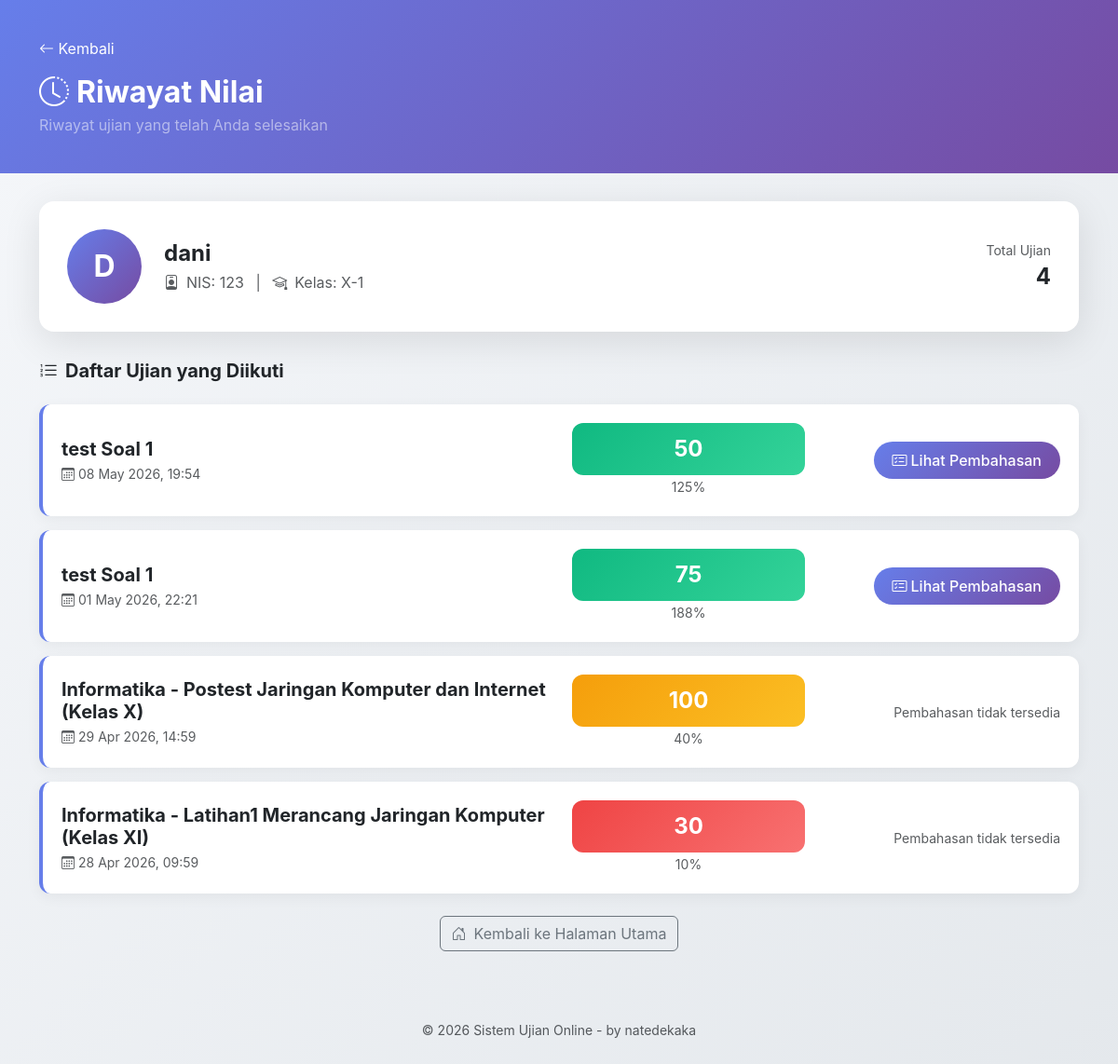
The page /riwayat.php?nis=123 on the database its author committed.
### tables this page shows
CREATE TABLE `hasil_ujian` (
  `id` int NOT NULL AUTO_INCREMENT,
  `id_ujian` int NOT NULL,
  `nis` varchar(50) NOT NULL,
  `nama` varchar(100) NOT NULL,
  `kelas` varchar(50) NOT NULL,
  `total_skor` int DEFAULT '0',
  `skor_awal` int DEFAULT NULL,
  `waktu_submit` datetime DEFAULT CURRENT_TIMESTAMP,
  `detail_jawaban` text,
  `device_fingerprint` varchar(64) DEFAULT NULL,
  `ip_address` varchar(45) DEFAULT NULL,
  `total_violations` int DEFAULT '0',
  `submitted_at` datetime DEFAULT NULL,
  PRIMARY KEY (`id`),
  KEY `id_ujian` (`id_ujian`),
  KEY `idx_ujian_nis` (`id_ujian`,`nis`),
  CONSTRAINT `hasil_ujian_ibfk_1` FOREIGN KEY (`id_ujian`) REFERENCES `ujian` (`id`) ON DELETE CASCADE
);

CREATE TABLE `ujian` (
  `id` int NOT NULL AUTO_INCREMENT,
  `judul_ujian` varchar(255) NOT NULL,
  `deskripsi` text,
  `status` enum('aktif','nonaktif') DEFAULT 'nonaktif',
  `tgl_dibuat` datetime DEFAULT CURRENT_TIMESTAMP,
  `updated_at` timestamp NULL DEFAULT CURRENT_TIMESTAMP ON UPDATE CURRENT_TIMESTAMP,
  `kode_ujian` varchar(20) DEFAULT NULL,
  `allow_ip` text,
  `enable_browser_lock` enum('ya','tidak') DEFAULT 'tidak',
  `max_violations` int DEFAULT '10',
  `enable_device_check` enum('ya','tidak') DEFAULT 'tidak',
  `waktu_tersedia` int DEFAULT '0',
  `acak_soal` enum('ya','tidak') DEFAULT 'tidak',
  `acak_opsi` enum('ya','tidak') DEFAULT 'tidak',
  `tampilkan_review` enum('ya','tidak') DEFAULT 'tidak',
  `tampilkan_skor` enum('ya','tidak') DEFAULT 'ya',
  PRIMARY KEY (`id`),
  KEY `idx_ujian_status` (`status`,`tgl_dibuat` DESC)
);

### riwayat.php (the view, shortened to what this page needs)
<?php
require_once 'config/init_sekolah.php';
$nis = trim($_GET['nis']);
$has_review_col = false;
$result_cols = $conn->query("SHOW COLUMNS FROM ujian LIKE 'tampilkan_review'");
if ($result_cols && $result_cols->num_rows > 0) {
    $has_review_col = true;
}
if ($has_review_col) {
    $stmt = $conn->prepare("
        SELECT h.*, u.judul_ujian, u.tampilkan_review
        FROM hasil_ujian h
        JOIN ujian u ON h.id_ujian = u.id
        WHERE h.nis = ?
        ORDER BY h.waktu_submit DESC
    ");
}
$stmt->bind_param("s", $nis);
$stmt->execute();
$result = $stmt->get_result();
$riwayat_list = [];
while ($row = $result->fetch_assoc()) {
    $riwayat_list[] = $row;
}
$stmt = $conn->prepare("SELECT DISTINCT nama, kelas FROM hasil_ujian WHERE nis = ? LIMIT 1");
$stmt->bind_param("s", $nis);
$stmt->execute();
$result = $stmt->get_result();
$siswa = $result->fetch_assoc();
?>
<!DOCTYPE html>
<html lang="id">
<head>
    <link href="vendor/bootstrap/bootstrap.min.css" rel="stylesheet">
    <link rel="stylesheet" href="vendor/bootstrap-icons/bootstrap-icons.min.css">
</head>
<body>
    <div class="hero-section">
        <div class="container">
            <a href="index.php" class="text-white text-decoration-none mb-3 d-inline-block">
                <i class="bi bi-arrow-left"></i> Kembali
            </a>
            <div class="row align-items-center">
                <div class="col-md-8">
                    <h2 class="text-white fw-bold mb-1">
                        <i class="bi bi-clock-history me-2"></i>Riwayat Nilai
                    </h2>
                    <p class="text-white-50 mb-0">Riwayat ujian yang telah Anda selesaikan</p>
                </div>
            </div>
        </div>
    </div>
    <div class="container pb-5">
        <?php if ($siswa): ?>
        <div class="profile-card">
            <div class="row align-items-center">
                <div class="col-auto">
                    <div class="profile-avatar">
                        <?= strtoupper(substr($siswa['nama'] ?? 'S', 0, 1)) ?>
                    </div>
                </div>
                <div class="col">
                    <h4 class="fw-bold mb-1"><?= htmlspecialchars($siswa['nama']) ?></h4>
                    <p class="text-muted mb-0">
                        <i class="bi bi-person-badge me-2"></i>NIS: <?= htmlspecialchars($nis) ?>
                        <span class="mx-2">|</span>
                        <i class="bi bi-mortarboard me-2"></i>Kelas: <?= htmlspecialchars($siswa['kelas']) ?>
                    </p>
                </div>
                <div class="col-auto text-end">
                    <div class="text-muted small">Total Ujian</div>
                    <div class="fw-bold fs-4"><?= count($riwayat_list) ?></div>
                </div>
            </div>
        </div>
        <?php endif; ?>
        <h5 class="fw-bold mb-4">
            <i class="bi bi-list-ol me-2"></i>Daftar Ujian yang Diikuti
        </h5>
        <?php if (count($riwayat_list) > 0): ?>
            <?php foreach ($riwayat_list as $rw): ?>
            <?php
            $stmt = $conn->prepare("SELECT COUNT(*) as total FROM soal WHERE id_ujian = ?");
            $stmt->bind_param("i", $rw['id_ujian']);
            $stmt->execute();
            $jml_soal = $stmt->get_result()->fetch_assoc()['total'];
            $nilai_persen = $jml_soal > 0 ? round(($rw['total_skor'] / ($jml_soal * 10)) * 100) : 0;
            if ($nilai_persen >= 80) {
                $skor_class = 'skor-sangat-baik';
            } elseif ($nilai_persen >= 60) {
                $skor_class = 'skor-baik';
            } elseif ($nilai_persen >= 40) {
                $skor_class = 'skor-cukup';
            } else {
                $skor_class = 'skor-kurang';
            }
            ?>
            <div class="history-card">
                <div class="row align-items-center">
                    <div class="col-md-6">
                        <h5 class="fw-bold mb-1"><?= htmlspecialchars($rw['judul_ujian']) ?></h5>
                        <p class="text-muted mb-0 small">
                            <i class="bi bi-calendar3 me-1"></i><?= date('d M Y, H:i', strtotime($rw['waktu_submit'])) ?>
                        </p>
                    </div>
                    <div class="col-md-3 text-center">
                        <div class="skor-badge <?= $skor_class ?>">
                            <?= $rw['total_skor'] ?>
                        </div>
                        <small class="text-muted"><?= $nilai_persen ?>%</small>
                    </div>
                    <div class="col-md-3 text-end">
                        <?php if ($has_review_col && isset($rw['tampilkan_review']) && $rw['tampilkan_review'] === 'ya'): ?>
                        <a href="review.php?nis=<?= urlencode($nis) ?>&id_ujian=<?= $rw['id_ujian'] ?>" class="btn btn-review">
                            <i class="bi bi-card-checklist me-1"></i>Lihat Pembahasan
                        </a>
                        <?php else: ?>
                        <span class="text-muted small">Pembahasan tidak tersedia</span>
                        <?php endif; ?>
                    </div>
                </div>
            </div>
            <?php endforeach; ?>
        <?php endif; ?>
        <div class="text-center mt-4">
            <a href="index.php" class="btn btn-outline-secondary">
                <i class="bi bi-house-door me-2"></i>Kembali ke Halaman Utama
            </a>
        </div>
        <footer class="text-center text-muted py-4 mt-5">
            <small>&copy; <?= date('Y') ?> Sistem Ujian Online - by natedekaka</small>
        </footer>
    </div>
</body>
</html>

### rows shown on the page
hasil_ujian: id_ujian.judul_ujian "test Soal 1", waktu_submit "08 May 2026, 19:54", total_skor "50", nilai_persen "125"
hasil_ujian: id_ujian.judul_ujian "test Soal 1", waktu_submit "01 May 2026, 22:21", total_skor "75", nilai_persen "188"
hasil_ujian: id_ujian.judul_ujian "Informatika - Postest Jaringan Komputer dan Internet (Kelas X)", waktu_submit "29 Apr 2026, 14:59", total_skor "100", nilai_persen "40", shows "Pembahasan tidak tersedia"
hasil_ujian: id_ujian.judul_ujian "Informatika - Latihan1 Merancang Jaringan Komputer (Kelas XI)", waktu_submit "28 Apr 2026, 09:59", total_skor "30", nilai_persen "10", shows "Pembahasan tidak tersedia"

### other values the page prints
substr($siswa['nama'] ?? 'S', 0, 1) "D"
$siswa['nama'] "dani"
$nis "123"
$siswa['kelas'] "X-1"
count($riwayat_list) "4"
